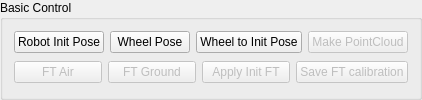
        <widget class="QGroupBox" name="groupBox_lidar">
         <property name="title">
          <string>Basic Control</string>
         </property>
         <layout class="QGridLayout" name="gridLayout_5">
          <item row="2" column="1" colspan="4">
           <widget class="QWidget" name="widget_ft_base_module" native="true">
            <property name="enabled">
             <bool>false</bool>
            </property>
            <layout class="QGridLayout" name="gridLayout_7">
             <property name="leftMargin">
              <number>0</number>
             </property>
             <property name="topMargin">
              <number>0</number>
             </property>
             <property name="rightMargin">
              <number>0</number>
             </property>
             <property name="bottomMargin">
              <number>0</number>
             </property>
             <item row="0" column="2">
              <widget class="QPushButton" name="button_ft_calc">
               <property name="toolTip">
                <string>Enable - After moving to init pose</string>
               </property>
               <property name="text">
                <string>Apply Init FT</string>
               </property>
              </widget>
             </item>
             <item row="0" column="1">
              <widget class="QPushButton" name="button_ft_gnd">
               <property name="toolTip">
                <string>Enable - After moving to init pose</string>
               </property>
               <property name="text">
                <string>FT Ground</string>
               </property>
              </widget>
             </item>
             <item row="0" column="0">
              <widget class="QPushButton" name="button_ft_air">
               <property name="toolTip">
                <string>Enable - After moving to init pose</string>
               </property>
               <property name="text">
                <string>FT Air</string>
               </property>
              </widget>
             </item>
             <item row="0" column="3">
              <widget class="QPushButton" name="button_ft_save">
               <property name="toolTip">
                <string>Enable - After moving to init pose</string>
               </property>
               <property name="text">
                <string>Save FT calibration</string>
               </property>
              </widget>
             </item>
            </layout>
           </widget>
          </item>
          <item row="1" column="4" colspan="1"> <!-- 2 -->
           <widget class="QWidget" name="widget_lidar_head_control_module" native="true">
            <property name="enabled">
             <bool>false</bool>
            </property>
            <layout class="QHBoxLayout" name="horizontalLayout_4">
             <property name="leftMargin">
              <number>0</number>
             </property>
             <property name="topMargin">
              <number>0</number>
             </property>
             <property name="rightMargin">
              <number>0</number>
             </property>
             <property name="bottomMargin">
              <number>0</number>
             </property>
             <item>
              <widget class="QPushButton" name="button_assemble_lidar">
               <property name="toolTip">
                <string>Enable - After setting of head_control module</string>
               </property>
               <property name="text">
                <string>Make PointCloud</string>
               </property>
              </widget>
             </item>
            </layout>
           </widget>
          </item>
          <item row="1" column="1" colspan="1"> <!-- 2 -->
           <widget class="QPushButton" name="button_init_pose">
            <property name="text">
             <string>Robot Init Pose</string>
            </property>
           </widget>
          </item>
          <!-- added from here -->
          <item row="1" column="2" colspan="1"> <!-- 2 -->
           <widget class="QPushButton" name="button_wheel_pose">
            <property name="text">
             <string>Wheel Pose</string>
            </property>
           </widget>
          </item>
          <item row="1" column="3" colspan="1"> <!-- 2 -->
           <widget class="QPushButton" name="button_wheel_to_init_pose">
            <property name="text">
             <string>Wheel to Init Pose</string>
            </property>
           </widget>
          </item>

          <!-- added to here -->
         </layout>
        </widget>
